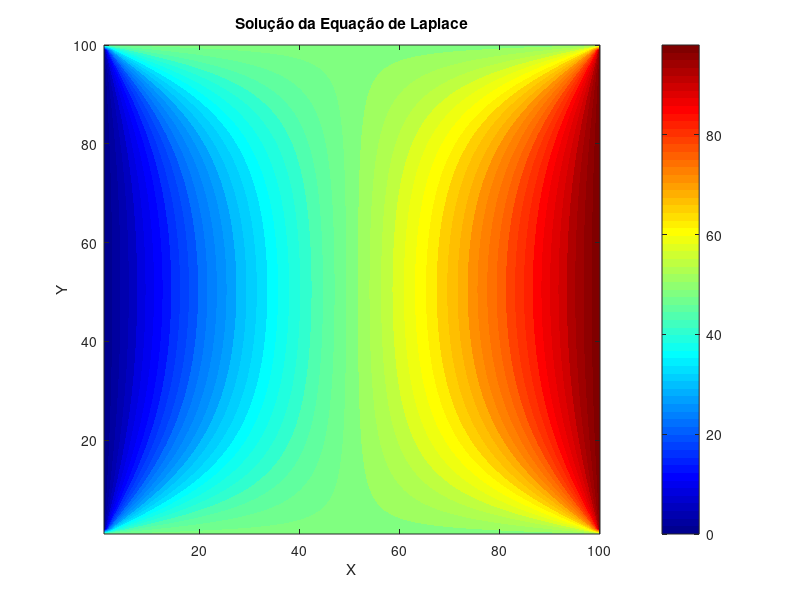

Here is the MATLAB script that generated this plot:
clc; clear; close all;

% Carregar os dados do arquivo .dat
dados = load('matriz.dat'); 

% Separar colunas
X = dados(:, 1);  % Índice X
Y = dados(:, 2);  % Índice Y
U = dados(:, 3);  % Valor da solução U(x,y)

% Número de pontos na malha (NX e NY)
NX = max(X);  % Último valor de X indica NX
NY = max(Y);  % Último valor de Y indica NY

% Criar matriz de solução U(X, Y)
U_matrix = reshape(U, [NX, NY]);  % Reformata os dados para matriz

% Criar grids de coordenadas X e Y
[X_grid, Y_grid] = meshgrid(1:NX, 1:NY);

% Plotar a solução como um mapa de calor (heatmap)
figure;
contourf(X_grid, Y_grid, U_matrix', 50, 'LineColor', 'none');
colorbar;
xlabel('X');
ylabel('Y');
title('Solução da Equação de Laplace');
colormap jet; % Mapa de cores mais visível

saveas(gcf, 'heatmap_2D.png');